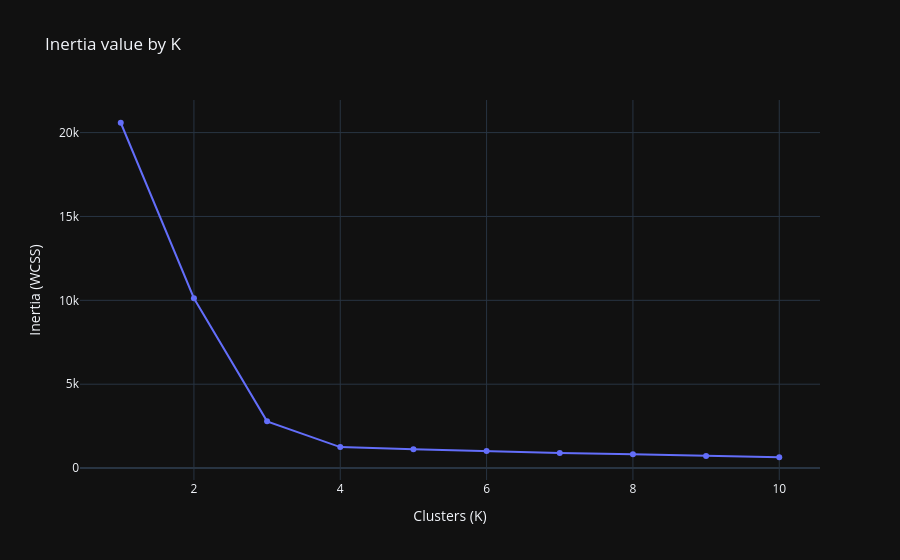

Notebook cell for this chart:
### Markdown cell above
1.  **K-Means - Variando Datos:** Volvé a generar los datos de `make_blobs`, pero esta vez con `cluster_std=1.5`. ¿Cómo afecta una mayor desviación estándar a los resultados de K-Means? ¿El coeficiente de silueta empeora? ¿Por qué?

2.  **K-Means - Importancia de `n_init`:** Ejecutá K-Means en los datos originales de `make_blobs` con `n_init=1` múltiples veces. ¿Obtienes siempre la misma inercia? Compara estos resultados con `n_init=10` o `n_init=20`.

3.  **K-Means - Silueta para K:** En lugar del método del codo, utilizá el coeficiente de silueta para encontrar el `K` óptimo. Itera a través de un rango de `K` (por ejemplo, de 2 a 10), calcula el `silhouette_score` para cada `K` y grafica los resultados. ¿El `K` que maximiza la silueta coincide con el del método del codo?

4.  **Jerárquico - Linkage:** Cambiá el método de enlace a `'single'` y `'complete'`. ¿Cómo cambian los dendrogramas? ¿Cuál te parece más interpretable para estos datos y por qué?

5.  **Jerárquico - Cortes del Dendrograma:** Utilizando el dendrograma original, modificá la altura del corte (`y` en `plt.axhline`) para obtener 2, 3 y 5 clusters. Describí qué grupos se fusionan o se dividen en cada paso.

6.  **Aplicación General - Dataset Iris:** Importá el famoso dataset Iris de `sklearn.datasets`. Contiene 3 clases de flores. Aplica K-Means (con K=3), Clustering Jerárquico (cortando para obtener 3 clusters) y DBSCAN. ¿Cuál funciona mejor y por qué?

7.  **DBSCAN - Hiperparámetros:** Experimentá con diferentes valores de `eps` (ej. 0.1, 0.5, 1.0) y `min_samples` (ej. 2, 10, 20). ¿Cómo afectan los resultados? ¿Qué pasa si `eps` es muy grande o muy pequeño?

### Code cell
# EJERCICIO 1
'K-Means - Variando Datos:** Volvé a generar los datos de `make_blobs`, pero esta vez con `cluster_std=1.5`. ¿Cómo afecta una mayor desviación estándar a los resultados de K-Means? ¿El coeficiente de silueta empeora? ¿Por qué?'

X_blobs, y_blobs = make_blobs(n_samples=300, centers=4, cluster_std=1.5, random_state=42)

inertia_values = []
k_range = range(1, 11)

for k in k_range:
    kmeans = KMeans(n_clusters=k, n_init=10, random_state=42)
    kmeans.fit(X_blobs)
    inertia_values.append({'k': k, 'inertia': kmeans.inertia_})

fig = px.line(x=k_range, y=[iv['inertia'] for iv in inertia_values ], title='Inertia value by K',
              labels={'x': 'Clusters (K)', 'y': 'Inertia (WCSS)'},
              markers=True)
fig.show()

'''
Al aumentar la desviacion estandar de los cluster, se esta teniendo puntos mas lejanos a su centro. Ya que el calculo de la inercia involucra distancia euclidea. Tiene sentido que este calculo empeore al aumentar la desviacion estandar
'''

### Figure 1 — Plotly figure (JSON) as saved in the notebook; plotly's stock layout.template omitted (floating-point values rounded to 4 significant figures)
{"data": [{"hovertemplate": "Clusters (K)=%{x}<br>Inertia (WCSS)=%{y}<extra></extra>", "legendgroup": "", "line": {"color": "#636efa", "dash": "solid"}, "marker": {"symbol": "circle"}, "mode": "lines+markers", "name": "", "orientation": "v", "showlegend": false, "x": [1, 2, 3, 4, 5, 6, 7, 8, 9, 10], "xaxis": "x", "y": [20590.0, 10130.0, 2787.0, 1251.0, 1128.0, 1011.0, 898.4, 822.7, 715.8, 645.6], "yaxis": "y", "type": "scatter"}], "layout": {"xaxis": {"anchor": "y", "domain": [0.0, 1.0], "title": {"text": "Clusters (K)"}}, "yaxis": {"anchor": "x", "domain": [0.0, 1.0], "title": {"text": "Inertia (WCSS)"}}, "legend": {"tracegroupgap": 0}, "title": {"text": "Inertia value by K"}}}
